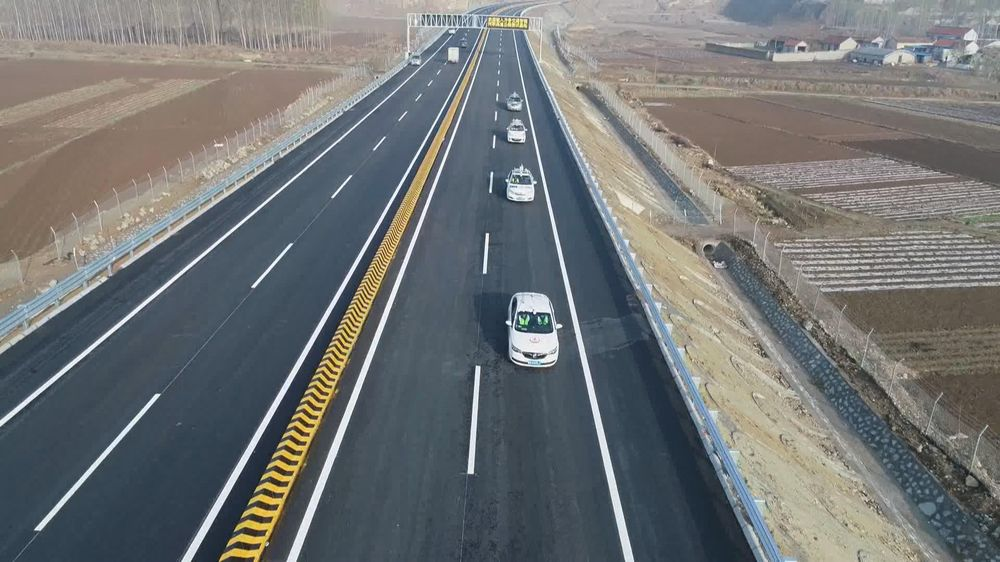
#> input picture img/show.jpg, 1000 x 562 px
$ jupyter execute watershed.ipynb
#> lines starting #> are read from the running program, lines starting #| are printed output that depends on the picture; after the words box and inside, x2 and y2 are one past the last pixel; in counts of white or black regions, pixels touching at a corner belong together
#> further down, img1 is the input picture: shape (562, 1000, 3); mean B, G, R 116.3, 115.9, 113.3
[cell 1]
import numpy as np
import cv2
from matplotlib import pyplot as plt

[cell 2]
def seg(image):
    img = image
    gray = cv2.cvtColor(img,cv2.COLOR_BGR2GRAY)
    ret, thresh = cv2.threshold(gray,136,255,cv2.THRESH_BINARY)
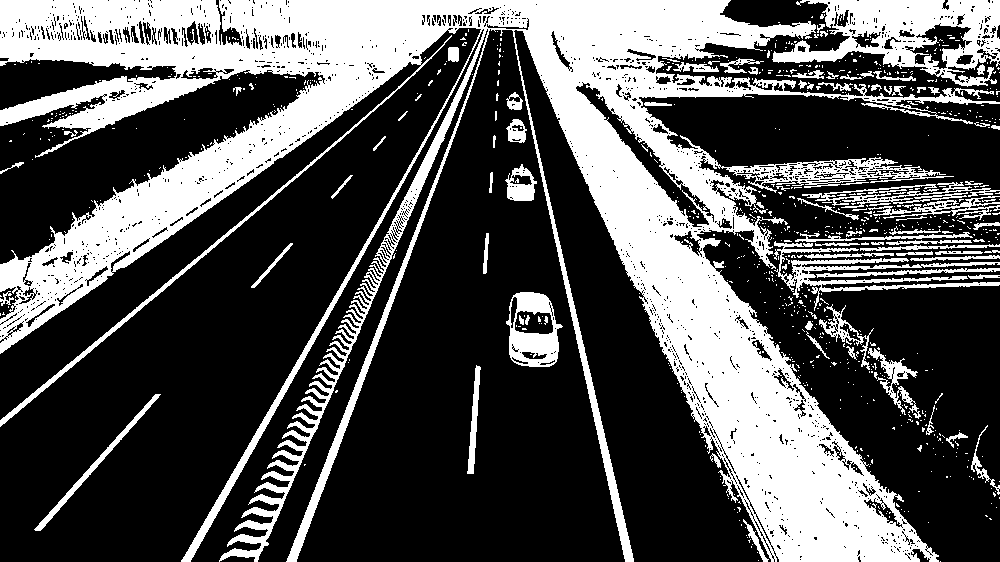
#> thresh: shape (562, 1000); 32.4% white; 805 white regions (715 under 20 px), largest, box (x1, y1, x2, y2) and area: (0, 0, 1000, 562) 151071, (772, 0, 1000, 87) 9340, (774, 241, 1000, 311) 3146

    # noise removal
    kernel = np.ones((3,3),np.uint8)
    opening = cv2.morphologyEx(thresh,cv2.MORPH_OPEN,kernel, iterations = 2)
#> opening: shape (562, 1000); 23.8% white; 119 white regions (3 under 20 px), largest, box (x1, y1, x2, y2) and area: (0, 0, 910, 562) 93381, (0, 0, 274, 74) 11819, (825, 0, 1000, 60) 4832

    # sure background area
    sure_bg = cv2.dilate(opening,kernel,iterations=3)
#> sure_bg: shape (562, 1000); 32.5% white; 38 white regions, largest, box (x1, y1, x2, y2) and area: (0, 0, 1000, 562) 153480, (284, 270, 406, 562) 4651, (561, 277, 637, 562) 4148

    # Finding sure foreground area
    dist_transform = cv2.distanceTransform(opening,cv2.DIST_L2,5)
    ret, sure_fg = cv2.threshold(dist_transform,0.005*dist_transform.max(),255,0)
#> ret = 0.226

    # Finding unknown region
    sure_fg = np.uint8(sure_fg)
    unknown = cv2.subtract(sure_bg,sure_fg)
#> unknown: shape (562, 1000); 8.7% white; 334 white regions (266 under 20 px), largest, box (x1, y1, x2, y2) and area: (0, 0, 781, 562) 16181, (576, 0, 1000, 562) 13505, (284, 270, 406, 562) 2424

    # Marker labelling
    ret, markers = cv2.connectedComponents(sure_fg)
#> markers: shape (562, 1000) int32; 120 distinct labels, from 0 to 119
#> ret = 120

    # Add one to all labels so that sure background is not 0, but 1
    markers = markers+1
#> markers: shape (562, 1000) int32; 120 distinct labels, from 1 to 120

    # Now, mark the region of unknown with zero
    markers[unknown==255] = 0

    markers = cv2.watershed(img,markers)
#> markers: shape (562, 1000) int32; 122 distinct labels, from -1 to 120
    img[markers == -1] = [255,0,0]
#> img: shape (562, 1000, 3); 2.61% of pixels changed, all inside (x1, y1, x2, y2) = (0, 0, 1000, 562)

    #visualize the output result
    figure_size = 16
    plt.figure(figsize=(figure_size,14))
    plt.subplot(2,2,1),plt.imshow(image)
    plt.title('Original Image'), plt.xticks([]), plt.yticks([])
    plt.subplot(2,2,2),plt.imshow(thresh)
    plt.title('Threshold Segmentation'), plt.xticks([]), plt.yticks([])
    plt.subplot(2,2,3),plt.imshow(unknown)
    plt.title('Unknown Regions'), plt.xticks([]), plt.yticks([])
    plt.subplot(2,2,4),plt.imshow(markers)
    plt.title('Marker Image After Segmentation'), plt.xticks([]), plt.yticks([])
    plt.show()
#> figure, not shown here; B, G, R data is drawn as R, G, B
    return img

[cell 3]
def canny(img):
    figure_size = 16
    edges = cv2.Canny(img,150,600)
#> edges: shape (562, 1000); 6.9% white in thin lines or dots
    plt.figure(figsize=(figure_size,figure_size))
    plt.subplot(1,2,1),plt.imshow(img1)
    plt.title('Original Image'), plt.xticks([]), plt.yticks([])
    plt.subplot(1,2,2),plt.imshow(edges,cmap = 'gray')
    plt.title('Edge Image'), plt.xticks([]), plt.yticks([])
    plt.show()
#> figure, not shown here; B, G, R data is drawn as R, G, B

[cell 4]
img1= cv2.imread("img/show.jpg")
res1= seg(img1)

[cell 5]
figure_size = 15
plt.figure(figsize=(figure_size,figure_size))
plt.imshow(res1)

`Running Canny Edge Detection on result`

[cell 6]
canny(res1)

[cell 7]
img1= cv2.imread("img/show2.jpeg")
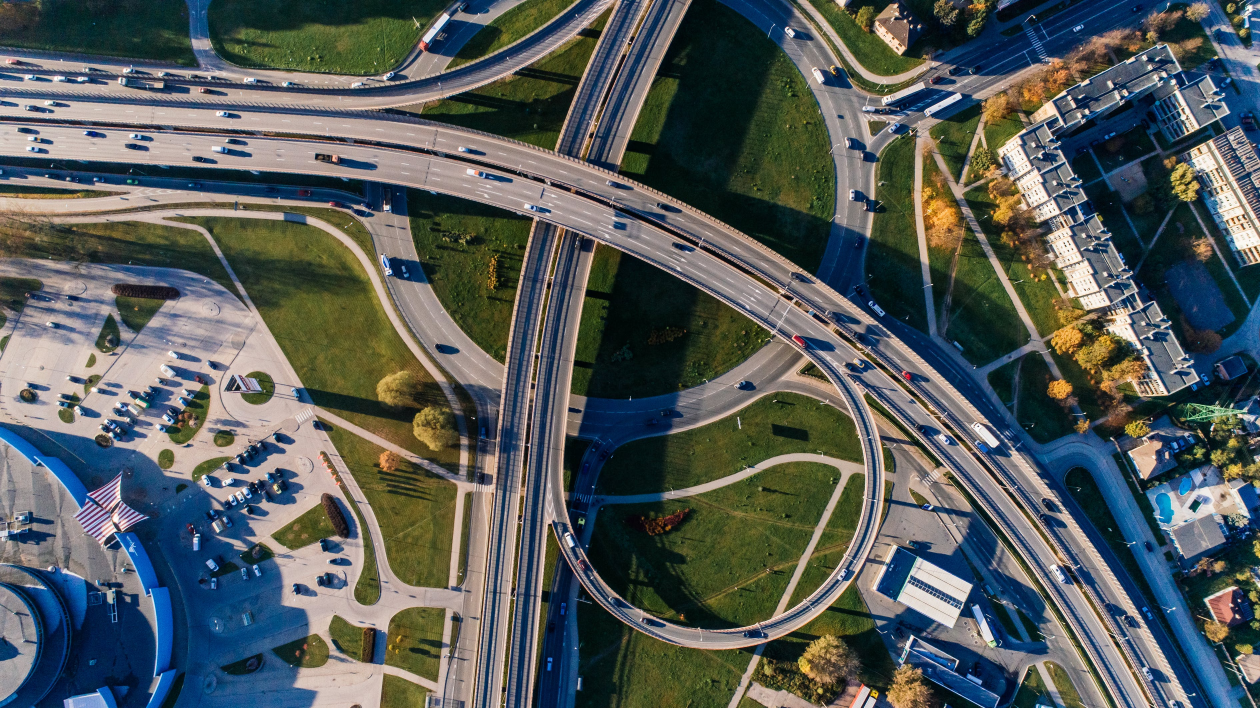
#> input picture img/show2.jpeg, 3780 x 2124 px (shown at 1/3 size)
#> img1 is the input picture: shape (2124, 3780, 3); mean B, G, R 89.8, 91.2, 84.4
res1= seg(img1)
#> in seg (call 2), `ret, thresh = cv2.threshold(gray,136,255,cv2.THRESH_BINARY)`: thresh: shape (2124, 3780); 26% white; 13419 white regions (12025 under 20 px), largest, box (x1, y1, x2, y2) and area: (0, 373, 3476, 2124) 514991, (0, 875, 1429, 2124) 441311, (0, 0, 3586, 2124) 169058
#> in seg (call 2), `opening = cv2.morphologyEx(thresh,cv2.MORPH_OPEN,kernel, iterations = 2)`: opening: shape (2124, 3780); 21.8% white; 1719 white regions (3 under 20 px), largest, box (x1, y1, x2, y2) and area: (0, 888, 1394, 2124) 412815, (0, 373, 1889, 703) 154245, (0, 292, 2008, 611) 98657
#> in seg (call 2), `sure_bg = cv2.dilate(opening,kernel,iterations=3)`: sure_bg: shape (2124, 3780); 30.4% white; 434 white regions, largest, box (x1, y1, x2, y2) and area: (0, 0, 2713, 1952) 656566, (0, 885, 1509, 2124) 575456, (2590, 1100, 3468, 2124) 67461
#> in seg (call 2), `ret, sure_fg = cv2.threshold(dist_transform,0.005*dist_transform.max()..`: ret = 0.302
#> in seg (call 2), `unknown = cv2.subtract(sure_bg,sure_fg)`: unknown: shape (2124, 3780); 8.6% white; 1993 white regions (1378 under 20 px), largest, box (x1, y1, x2, y2) and area: (0, 0, 2713, 1952) 156159, (0, 885, 1509, 2124) 55364, (0, 1094, 1058, 2124) 25015
#> in seg (call 2), `ret, markers = cv2.connectedComponents(sure_fg)`:
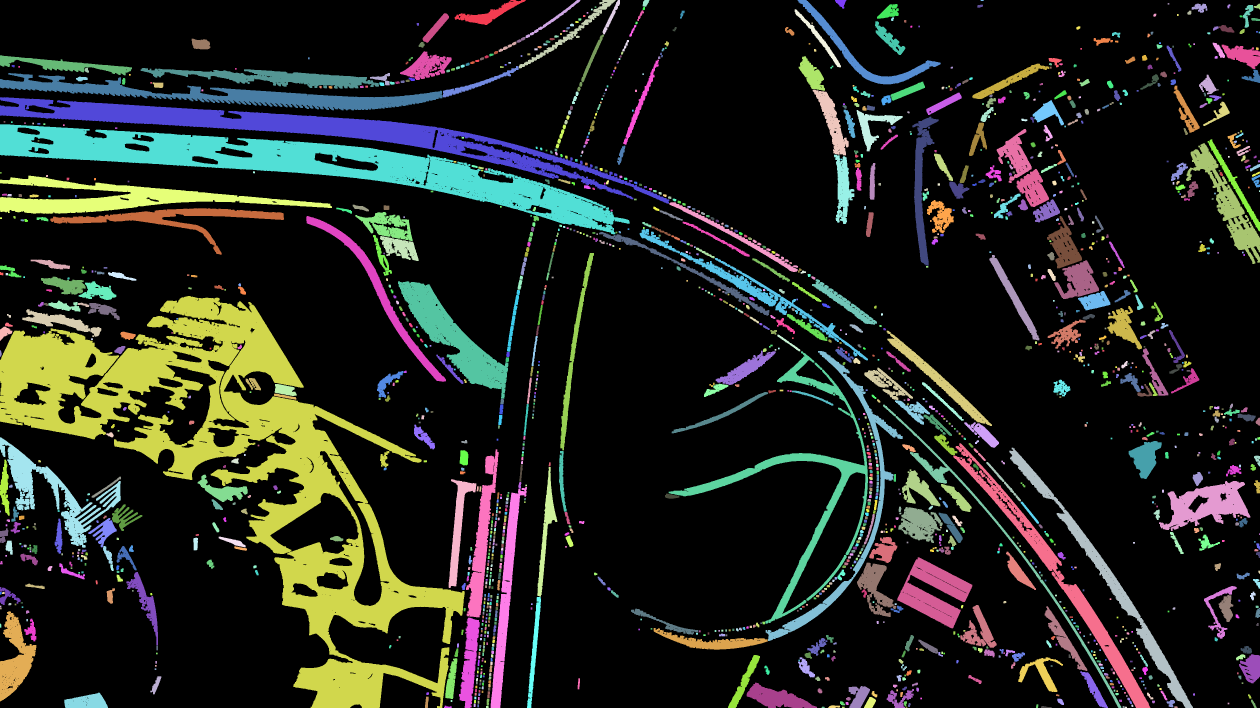
#> markers: shape (2124, 3780) int32 (shown at 1/3 size); 1720 distinct labels, from 0 to 1719; one colour per label, 0 black
#> in seg (call 2), `ret, markers = cv2.connectedComponents(sure_fg)`: ret = 1720
#> in seg (call 2), `markers = markers+1`: markers: shape (2124, 3780) int32; 1720 distinct labels, from 1 to 1720
#> in seg (call 2), `markers[unknown==255] = 0`: markers: shape (2124, 3780) int32; 1721 distinct labels, from 0 to 1720
#> in seg (call 2), `markers = cv2.watershed(img,markers)`:
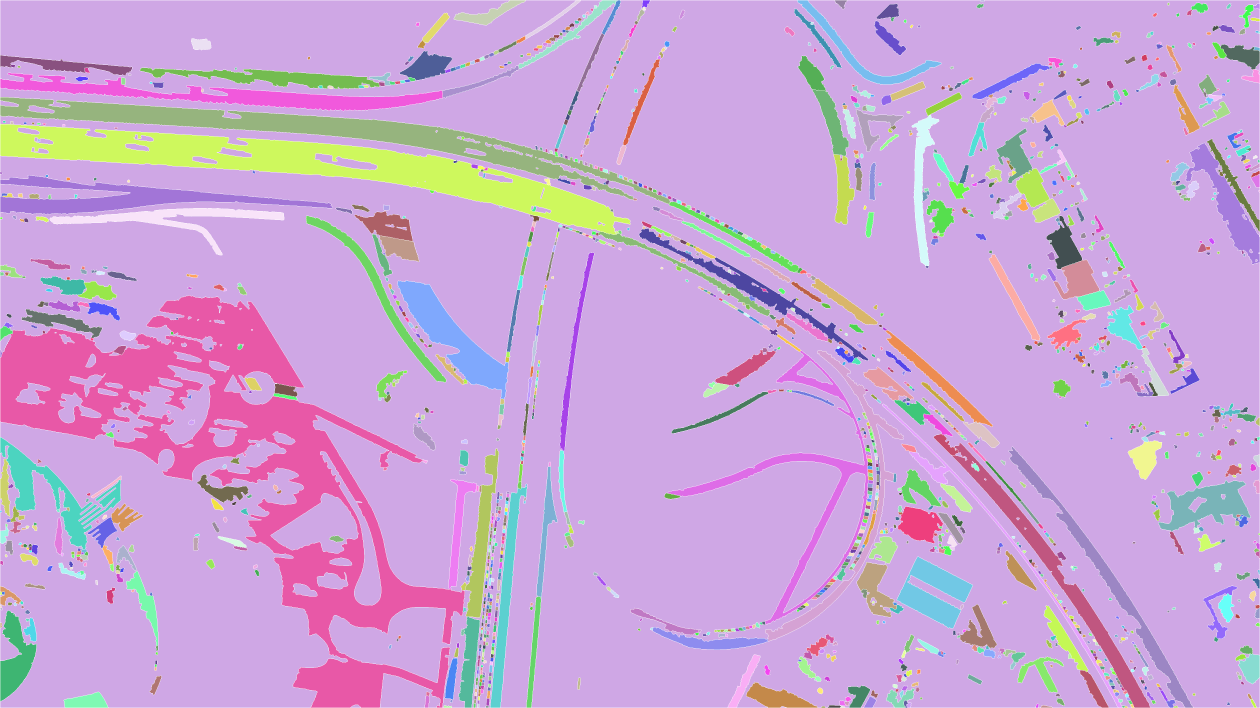
#> markers: shape (2124, 3780) int32 (shown at 1/3 size); 1722 distinct labels, from -1 to 1720; one colour per label, 0 black, -1 white

[cell 8]
figure_size = 15
plt.figure(figsize=(figure_size,figure_size))
plt.imshow(res1)

`Running Canny Edge Detection on result`

[cell 9]
canny(res1)
#> in canny (call 2), `edges = cv2.Canny(img,150,600)`:
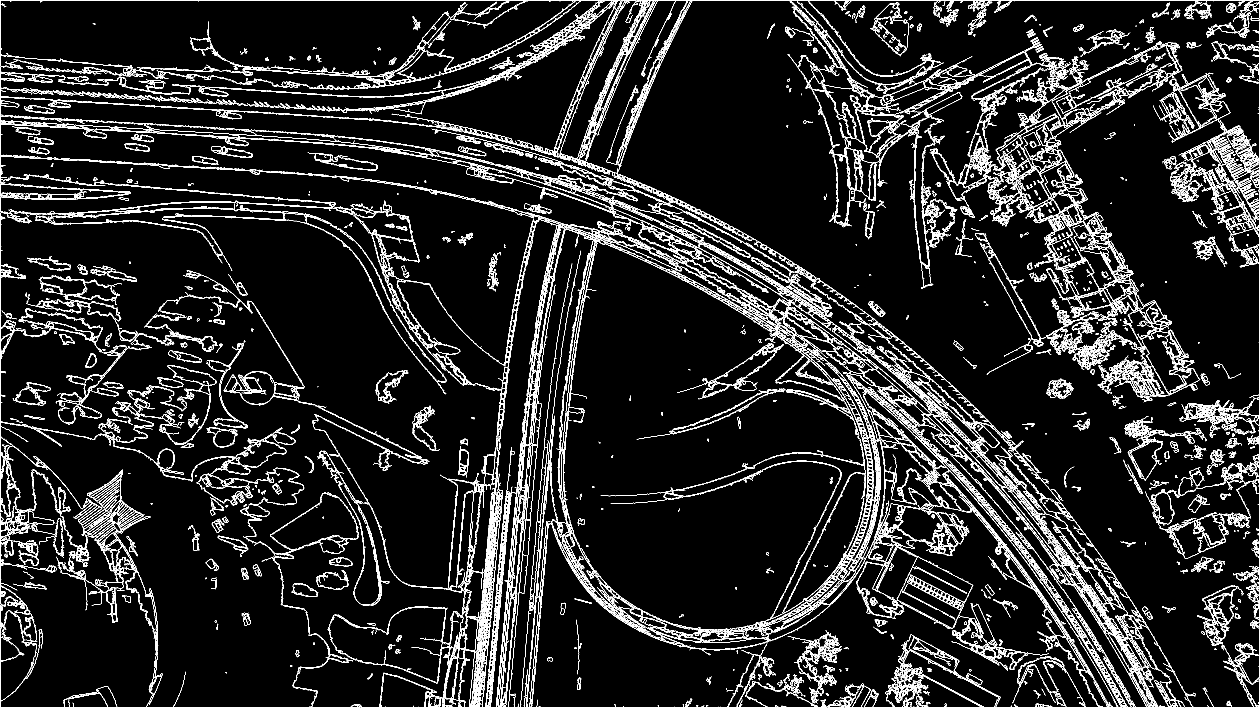
#> edges: shape (2124, 3780) (shown at 1/3 size); 6.9% white in thin lines or dots
